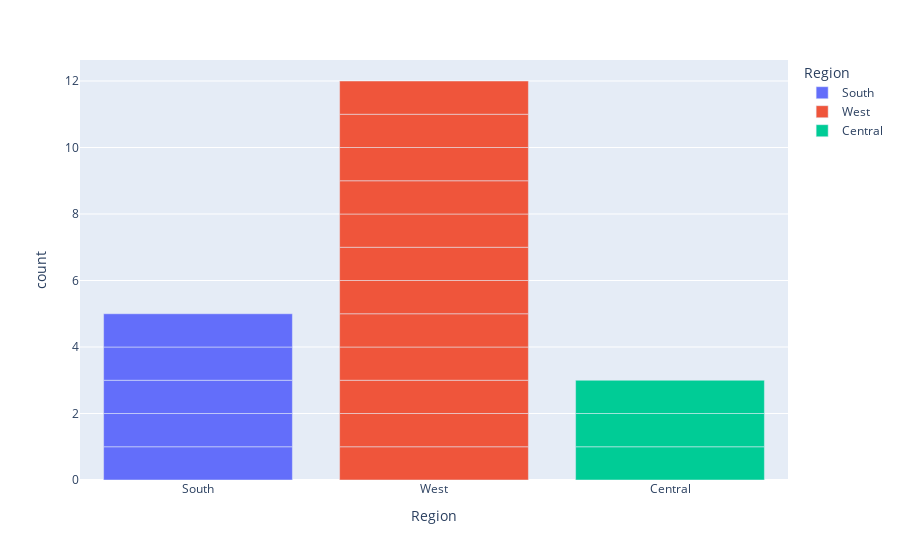

Write notebook code for a chart like this one.
### Code cell
try:
    fig = px.bar(df1, x='Region', color='Region')
    fig.show()
    logger.info("Successfully created.")
except Exception as e:
    logger.error(f"Error while creating the bar chart: {e}")

### Figure 1 — Plotly figure (JSON) as saved in the notebook; plotly's stock layout.template omitted (floating-point values rounded to 4 significant figures)
{"data": [{"alignmentgroup": "True", "hovertemplate": "Region=%{x}<br>count=%{y}<extra></extra>", "legendgroup": "South", "marker": {"color": "#636efa", "pattern": {"shape": ""}}, "name": "South", "offsetgroup": "South", "orientation": "v", "showlegend": true, "textposition": "auto", "type": "bar", "x": ["South", "South", "South", "South", "South"], "xaxis": "x", "y": [1, 1, 1, 1, 1], "yaxis": "y"}, {"alignmentgroup": "True", "hovertemplate": "Region=%{x}<br>count=%{y}<extra></extra>", "legendgroup": "West", "marker": {"color": "#EF553B", "pattern": {"shape": ""}}, "name": "West", "offsetgroup": "West", "orientation": "v", "showlegend": true, "textposition": "auto", "type": "bar", "x": ["West", "West", "West", "West", "West", "West", "West", "West", "West", "West", "West", "West"], "xaxis": "x", "y": [1, 1, 1, 1, 1, 1, 1, 1, 1, 1, 1, 1], "yaxis": "y"}, {"alignmentgroup": "True", "hovertemplate": "Region=%{x}<br>count=%{y}<extra></extra>", "legendgroup": "Central", "marker": {"color": "#00cc96", "pattern": {"shape": ""}}, "name": "Central", "offsetgroup": "Central", "orientation": "v", "showlegend": true, "textposition": "auto", "type": "bar", "x": ["Central", "Central", "Central"], "xaxis": "x", "y": [1, 1, 1], "yaxis": "y"}], "layout": {"autosize": true, "barmode": "relative", "legend": {"title": {"text": "Region"}, "tracegroupgap": 0}, "margin": {"t": 60}, "xaxis": {"anchor": "y", "autorange": true, "categoryarray": ["South", "West", "Central"], "categoryorder": "array", "domain": [0, 1], "range": [-0.5, 2.5], "title": {"text": "Region"}, "type": "category"}, "yaxis": {"anchor": "x", "autorange": true, "domain": [0, 1], "range": [0, 12.63], "title": {"text": "count"}, "type": "linear"}}}
